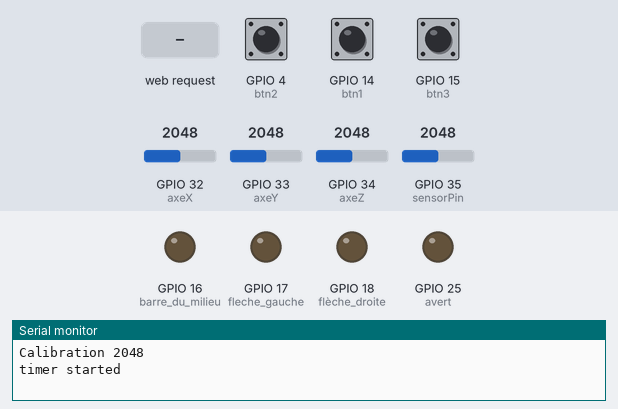
Simulated run of this sketch. Board: ESP32. On the bench: output pins drawn as LEDs (lit = HIGH), the last lines printed to the serial monitor. Dashed ring = blinking. The inputs (shaded band) are chosen by the test bench; at power-on: GPIO 4 (btn2) HIGH, GPIO 14 (btn1) HIGH, GPIO 15 (btn3) HIGH, GPIO 32 (axeX) = 2048, GPIO 33 (axeY) = 2048, GPIO 34 (axeZ) = 2048, GPIO 35 (sensorPin) = 2048.

Above: at 1.2 s.
1.3 s: GPIO 4 (btn2) pulled LOW for 0.15 s
At 2.8 s:
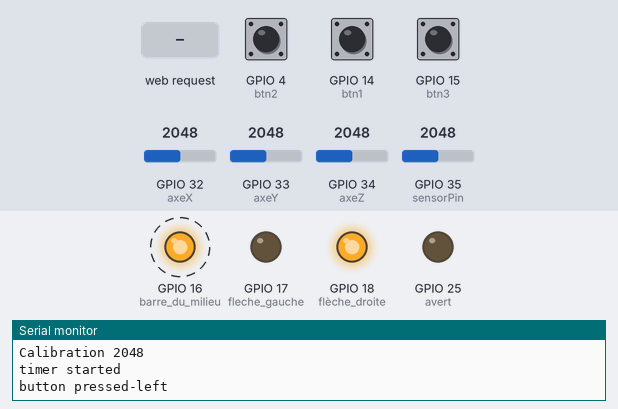
4.4 s: GPIO 14 (btn1) pulled LOW for 0.15 s
At 6.4 s:
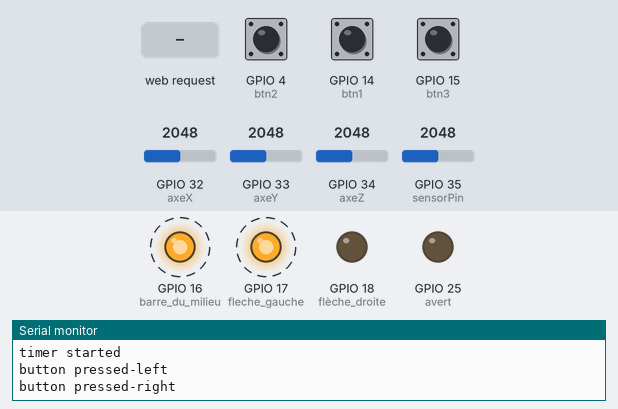
7.5 s: GPIO 15 (btn3) pulled LOW for 3.2 s
At 8.66 s:
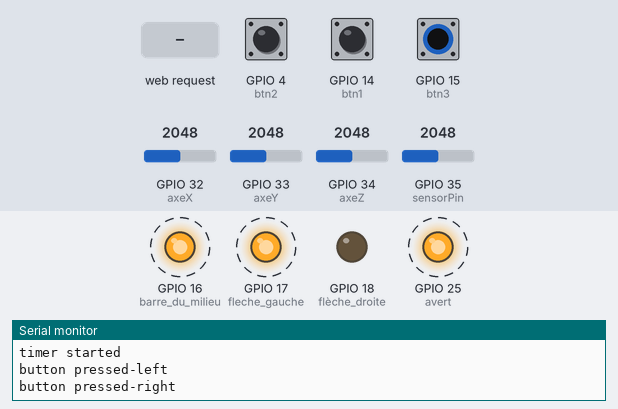
12.2 s: GPIO 15 (btn3) pulled LOW for 0.15 s
At 13.8 s:
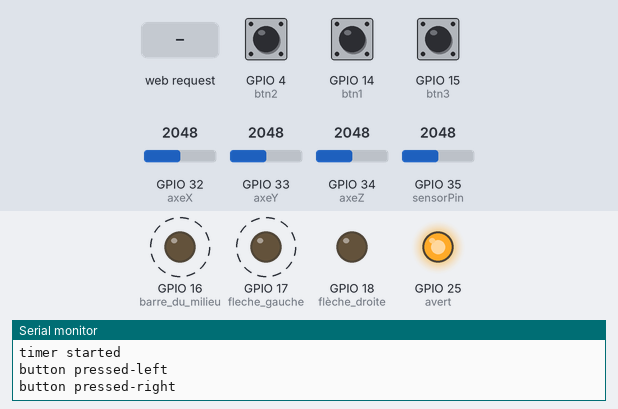
15.3 s: HTTP request GET /G received
At 16.8 s:
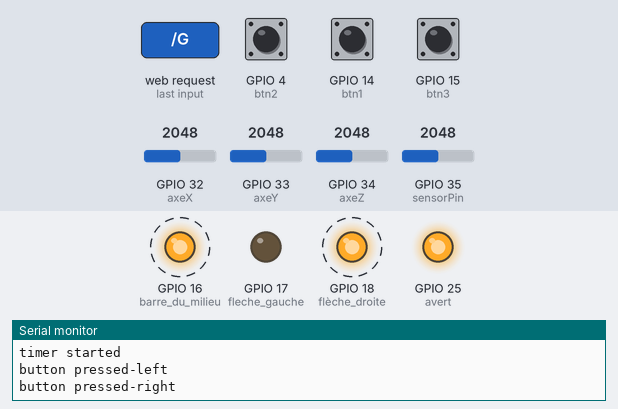
18.3 s: HTTP request GET /L received
At 20.8 s:
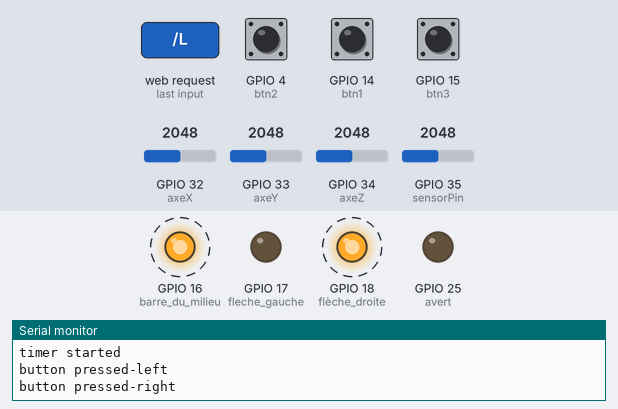
Timing chart, 0 to 22.3 s (numbered marks = the images above; inputs shaded):
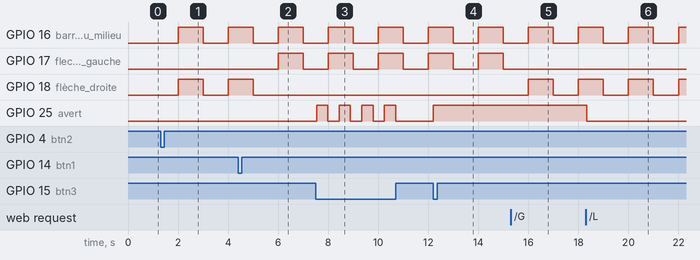

The sketch:

arduino.ino
```cpp
#include <WiFi.h>
#include <DNSServer.h>

// webserver init
const byte DNS_PORT = 53;
IPAddress apIP(192, 168, 1, 1);
DNSServer dnsServer;
WiFiServer server(80);

// sensor variables + state
int sensorPin = 35;
int sensorValue = 0;
int calibration;
int arr[256];
int plus_ancien = 0;
int mm = 0;
float accel_glob = 0.0;
float accel_max = 0.0;
int flecheg = 0;
int fleched = 0;
boolean etat = true;
int ledstat = 0;
int indiclum = 0;
const int axeX = 32 ;
const int axeY = 33 ;
const int axeZ = 34 ;
float calib_value = 0.0033; //Constante de calibration
// timer init
hw_timer_t * timer = NULL;

// html var
String responseHTML = "";
String json;


void setup() {
  //init serial debug
  Serial.begin(115200);

  // init pin
  pinMode(14, INPUT_PULLUP); // btn1
  pinMode(4, INPUT_PULLUP); // btn2
  pinMode(15, INPUT_PULLUP); // btn3
  pinMode(25, OUTPUT); //avert
  //pinMode(LED_BUILTIN, OUTPUT); // led builtin
  pinMode(16, OUTPUT); // barre du milieu
  pinMode(17, OUTPUT); // fleche gauche
  pinMode(18, OUTPUT); // flèche droite

  // init sound meter history
  for (int i = 0; i < 256; i = i + 1) {
    arr[i] = 0;
  }
  // calibrating sound meter
  calibration = analogRead(sensorPin);
  Serial.println("Calibration " + String(calibration));

  // init wifi hospot + dns spoofer
  WiFi.mode(WIFI_AP);
  WiFi.softAPConfig(apIP, apIP, IPAddress(255, 255, 255, 0));
  WiFi.softAP("Projet Karting");
  dnsServer.start(DNS_PORT, "*", apIP);
  server.begin();

  // timer clignotant init
  timer = timerBegin(0, 80, true);
  timerAttachInterrupt(timer, onTimer, true);
  timerAlarmWrite(timer, 1000000, true);
  timerAlarmEnable(timer);
  Serial.println("timer started");

}

// fonction blinker update
void onTimer() {
  etat = !etat;
  if (etat == true) {
    if (fleched == 1) {
      //turn on right arrow
      digitalWrite(16, HIGH);
      digitalWrite(17, HIGH);
      digitalWrite(18, LOW);
    } if (flecheg == 1) {
      //turn on left arrow
      digitalWrite(16, HIGH);
      digitalWrite(18, HIGH);
      digitalWrite(17, LOW);
    }
  }
  if (etat == false) {
    //turn off all led
    digitalWrite(16, LOW);
    digitalWrite(17, LOW);
    digitalWrite(18, LOW);
  }
}


void loop() {

  //Serial.println(String(digitalRead(15)));
  // sound meter read
  sensorValue = analogRead(sensorPin);
  //mm = mm + abs(sensorValue - calibration) - arr[plus_ancien];
  // put value into array
  arr[plus_ancien] = abs(sensorValue - calibration);
  plus_ancien = plus_ancien + 1;
  if (plus_ancien == 256) {
    plus_ancien = 0;
  }


  //partie accéléromètre

  //float accel_max = 0; //Variable où l'on stock la valeur maximale enregistrée
  float accel_x = calib_value * analogRead(axeX) - 1; //Assignation de l'axe X à l'entrée A2 de l'Arduino et stockage de la valeur dans la variable "accel_x"
  float accel_y = calib_value * analogRead(axeY) - 1; //Assignation de l'axe Y à l'entrée A1 de l'Arduino et stockage de la valeur dans la variable "accel_y"
  float accel_z = calib_value * analogRead(axeZ) - 1; //Assignation de l'axe Z à l'entrée A0 de l'Arduino et stockage de la valeur dans la variable "accel_z"
  float accel_x_abs = abs(accel_x / calib_value);
  float accel_y_abs = abs(accel_y / calib_value);
  //float accel_glob = 0;

  //On calcule la norme de l'acélération sur X et Y
  accel_glob = (sqrt(sq(accel_x_abs) + sq(accel_y_abs)));
  //Serial.println(accel_glob);

  if (accel_glob >= accel_max) {
    accel_max = accel_glob;
  } //On compare les valeurs de l'axe X avec la dernière valeur max stocké dans la variable "accel_xmax"

  //buttons
  if (digitalRead(14) == 0) {
    // button right arrow
    Serial.println("button pressed-right");
    // turn off left arrow
    flecheg = 0;
    // turn off on if led is on
    if (fleched == 1) {
      fleched = 0;
    }
    // turn on on if led is off
    else {
      fleched = 1;
    }
    delay(400);
  }
  // same with the left arrow
  if (digitalRead(4) == 0) {
    Serial.println("button pressed-left");
    // turn off right arrow
    fleched = 0;
    if (flecheg == 1) {
      flecheg = 0;
    } else {
      flecheg = 1;
    }
    delay(400);
  }

  if (digitalRead(15) == 0) {
    if (indiclum == 0) {
      digitalWrite(25, HIGH);
      indiclum = 1;
    } else {
      digitalWrite(25, LOW);
      indiclum = 0;
    }
    delay(400);
  }

  // webserver
  dnsServer.processNextRequest();
  WiFiClient client = server.available();
  if (client) {
    String currentLine = "";
    while (client.connected()) {
      if (client.available()) {
        char c = client.read();
        // wait end of request \n
        if (c == '\n') {
          if (currentLine.length() == 0) {
            // respond html code and type of content to client webbrother
            client.println("HTTP/1.1 200 OK");
            client.println("Content-type:text/html");
            client.println();

            // generate json array for the graph
            json = "[";
            for (int i = 0; i < 256; i++)
            {
              json = json + String(arr[i]) + ",";
            }
            json = json + "]";

            // generate html response
            responseHTML = ""
                           "<!DOCTYPE html><html><head><title>Projet Karting</title>"
                           "<meta charset='UTF-8'>"
                           "<meta http-equiv='refresh' content='2; url=/'>"
                           "</head><body>"
                           "<h1>Site du projet Karting</h1>"
                           "<p>Ceci est un portail captif</p>"
                           "<a href='/H'> Allumer l'avertisseur lumineux </a>"
                           "<a style='margin-left: 30px;' href='/L'> Eteindre l'avertissement lumineux</a>"
                           "<h3>Sonomètre</h3>"
                           + String(abs(sensorValue - calibration)) +
                           "<br/>" +
                           "<canvas id='canvas' height='255'></canvas>"
                           "<script>"
                           "x=" + json +
                           "\n"
                           "var canvas = document.getElementById('canvas');"
                           "var ctx = canvas.getContext('2d');"
                           "ctx.fillStyle = 'green';"
                           "for (const [i, value] of x.entries()) {ctx.fillRect(i,(3300 - value)/15, 5, 5);}"
                           "\n"
                           "</script>"
                           "<h3> Mouvement</h3>"
                           "<p>Accélération :</p>"
                           + String(accel_glob) +
                           "<p>Accélération maximale  :</p>"
                           + String(accel_max) +
                           "<br/>"
                           "<a href='/G'> Allumer la fleche gauche </a>"
                           "<a style='margin-left: 30px;' href='/D'> Allumer la fleche droite</a>"
                           "<br/>"
                           "<a style='margin-left: 150px;' href='/E'> Eteindre les fleches </a>"
                           "</body></html>";
            // send html to client
            client.print(responseHTML);
            break;

            // append client request to currentLine
          } else {
            currentLine = "";
          }
        } else if (c != '\r') {
          currentLine += c;
        }

        // builtin Led - test /H & /L route
        if (currentLine.endsWith("GET /H")) {
          //digitalWrite(LED_BUILTIN, HIGH);
          indiclum = 1;
          digitalWrite(25, HIGH);
        }
        if (currentLine.endsWith("GET /L")) {
          //digitalWrite(LED_BUILTIN, LOW);
          indiclum = 0;
          digitalWrite(25, LOW);
        }

        //arrow /D /G /E route
        if (currentLine.endsWith("GET /D")) {
          //Serial.println("fleche D");
          fleched = 1;
          flecheg = 0;
        }
        if (currentLine.endsWith("GET /G")) {
          //Serial.println("fleche G");
          flecheg = 1;
          fleched = 0;
        }
        if (currentLine.endsWith("GET /E")) {
          //Serial.println("fleche low");
          flecheg = 0;
          fleched = 0;
        }
      }
    }
    client.stop();
  }

  // small delay to keep cpu level low
  delay(50);

}
```

Measured:
- after the input at 1.3 s, GPIO 16 (barre_du_milieu), GPIO 18 (flèche_droite): LOW → HIGH after 0.70 s, → LOW 1.0 s later, → HIGH 1.0 s later
- after the input at 4.4 s, GPIO 17 (fleche_gauche): LOW → HIGH after 1.6 s, → LOW 1.0 s later; GPIO 18 (flèche_droite): goes on until 5.0 s, then stays LOW
- after the input at 7.5 s, GPIO 25 (avert): alternates HIGH for 0.45 s and LOW for 0.45 s, 8 changes in all, then stays LOW, starting at once
- after the input at 12.2 s, GPIO 25 (avert): LOW → HIGH at once
- after the input at 15.3 s, GPIO 17 (fleche_gauche): stays LOW (without the input it goes to HIGH after 0.70 s); GPIO 18 (flèche_droite): LOW → HIGH after 0.70 s, → LOW 1.0 s later, → HIGH 1.0 s later
- after the input at 18.3 s, GPIO 25 (avert): HIGH → LOW at once
